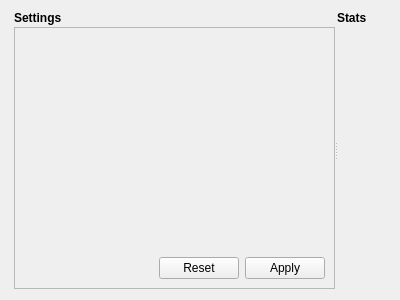
<?xml version="1.0" encoding="UTF-8"?>
<ui version="4.0">
 <class>BaseBlockWidget</class>
 <widget class="QWidget" name="BaseBlockWidget">
  <property name="geometry">
   <rect>
    <x>0</x>
    <y>0</y>
    <width>400</width>
    <height>300</height>
   </rect>
  </property>
  <property name="windowTitle">
   <string>Form</string>
  </property>
  <layout class="QVBoxLayout" name="mainLayout">
   <item>
    <widget class="QSplitter" name="splitter">
     <property name="orientation">
      <enum>Qt::Orientation::Horizontal</enum>
     </property>
     <property name="handleWidth">
      <number>2</number>
     </property>
     <widget class="QWidget" name="settingsArea" native="true">
      <layout class="QVBoxLayout" name="settingsAreaLayout">
       <property name="spacing">
        <number>2</number>
       </property>
       <property name="leftMargin">
        <number>3</number>
       </property>
       <property name="topMargin">
        <number>0</number>
       </property>
       <property name="rightMargin">
        <number>0</number>
       </property>
       <property name="bottomMargin">
        <number>0</number>
       </property>
       <item alignment="Qt::AlignmentFlag::AlignLeft|Qt::AlignmentFlag::AlignTop">
        <widget class="QLabel" name="settingsLabel">
         <property name="styleSheet">
          <string notr="true">font-weight: bold;</string>
         </property>
         <property name="text">
          <string>Settings</string>
         </property>
        </widget>
       </item>
       <item>
        <widget class="QFrame" name="settingsFrame">
         <property name="sizePolicy">
          <sizepolicy hsizetype="Preferred" vsizetype="Expanding">
           <horstretch>0</horstretch>
           <verstretch>0</verstretch>
          </sizepolicy>
         </property>
         <property name="frameShape">
          <enum>QFrame::Shape::StyledPanel</enum>
         </property>
         <property name="frameShadow">
          <enum>QFrame::Shadow::Raised</enum>
         </property>
         <layout class="QVBoxLayout" name="settingsFrameLayout">
          <item alignment="Qt::AlignmentFlag::AlignRight|Qt::AlignmentFlag::AlignBottom">
           <widget class="QDialogButtonBox" name="settingsButtonBox">
            <property name="standardButtons">
             <set>QDialogButtonBox::StandardButton::Apply|QDialogButtonBox::StandardButton::Reset</set>
            </property>
           </widget>
          </item>
         </layout>
        </widget>
       </item>
      </layout>
     </widget>
     <widget class="QWidget" name="statsArea" native="true">
      <layout class="QVBoxLayout" name="statsAreaLayout">
       <property name="spacing">
        <number>2</number>
       </property>
       <property name="leftMargin">
        <number>0</number>
       </property>
       <property name="topMargin">
        <number>0</number>
       </property>
       <property name="rightMargin">
        <number>0</number>
       </property>
       <property name="bottomMargin">
        <number>0</number>
       </property>
       <item alignment="Qt::AlignmentFlag::AlignLeft|Qt::AlignmentFlag::AlignTop">
        <widget class="QLabel" name="statsLabel">
         <property name="styleSheet">
          <string notr="true">font-weight: bold;</string>
         </property>
         <property name="text">
          <string>Stats</string>
         </property>
        </widget>
       </item>
      </layout>
     </widget>
    </widget>
   </item>
  </layout>
 </widget>
 <resources/>
 <connections/>
</ui>
